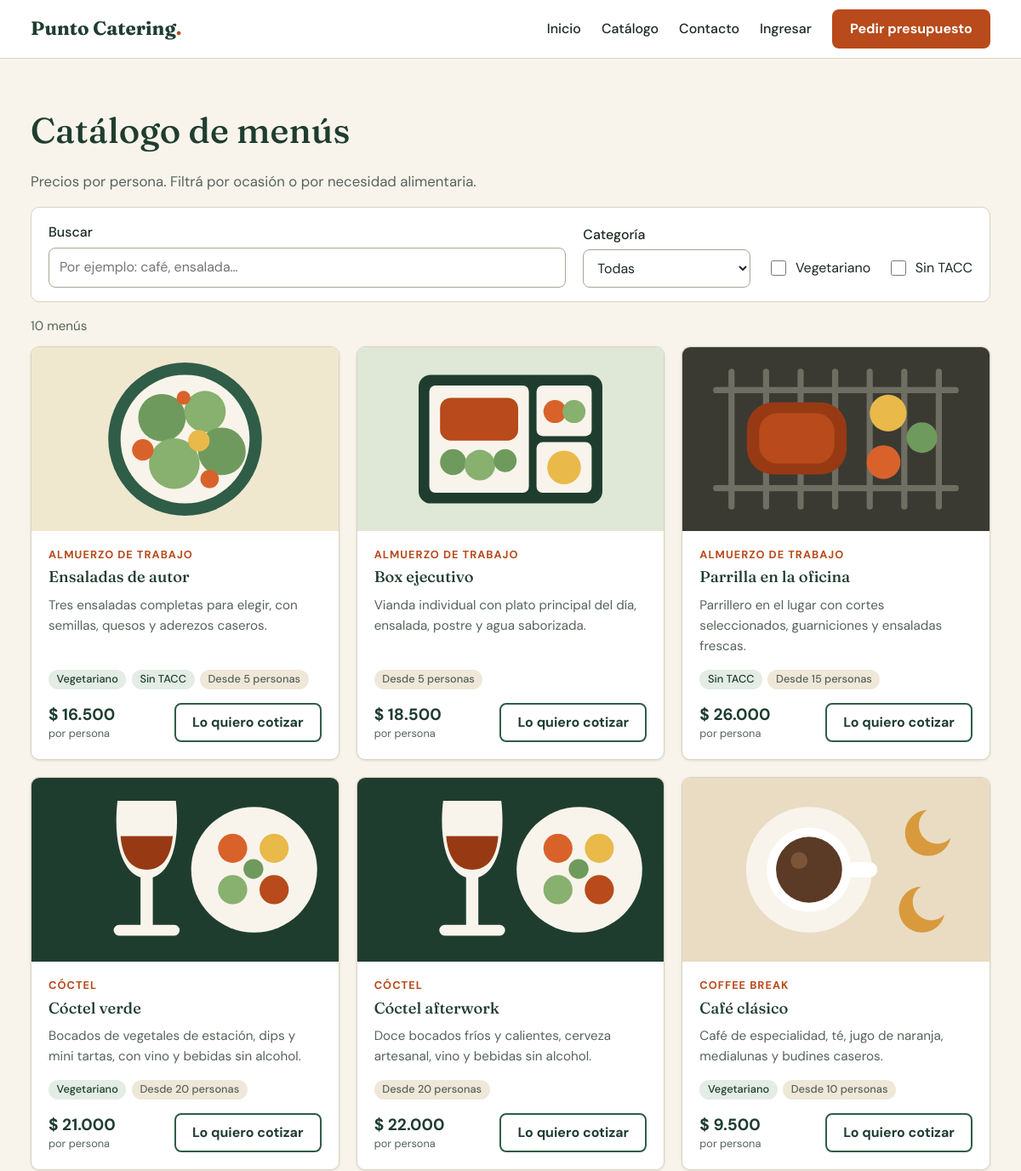
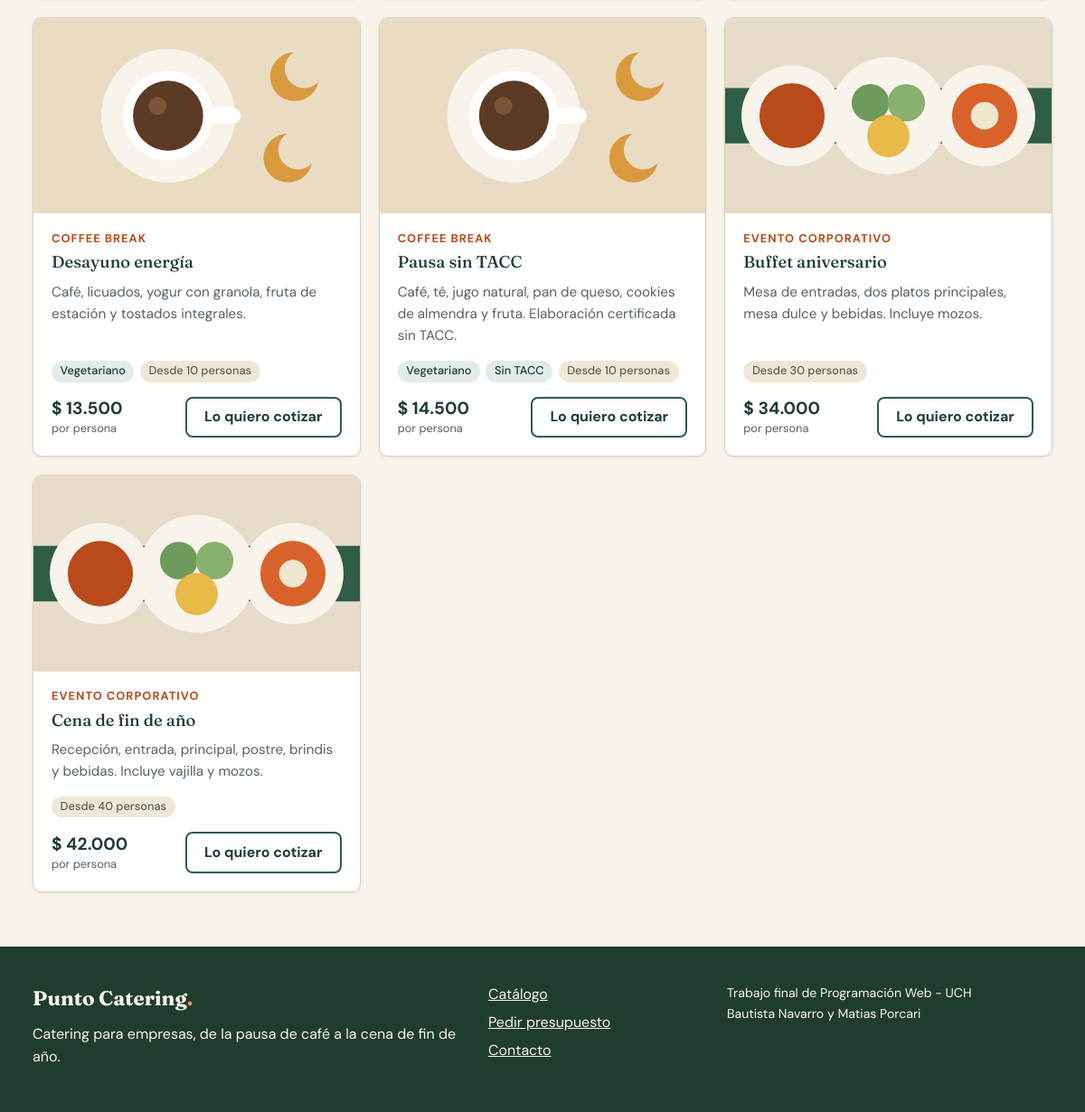
/catalogo.php, run on the app's committed database (2 pictures, top to bottom).
### tables this page shows
CREATE TABLE menus (
    id_menu             INT UNSIGNED AUTO_INCREMENT PRIMARY KEY,
    id_categoria        INT UNSIGNED NOT NULL,
    nombre              VARCHAR(100) NOT NULL,
    descripcion         VARCHAR(500) NOT NULL,
    precio_por_persona  DECIMAL(10, 2) NOT NULL,
    minimo_personas     INT UNSIGNED NOT NULL DEFAULT 1,
    es_vegetariano      TINYINT(1) NOT NULL DEFAULT 0,
    es_sin_tacc         TINYINT(1) NOT NULL DEFAULT 0,
    ilustracion         VARCHAR(30) NOT NULL DEFAULT 'buffet',   
    activo              TINYINT(1) NOT NULL DEFAULT 1,           
    CONSTRAINT fk_menus_categoria FOREIGN KEY (id_categoria)
        REFERENCES categorias (id_categoria) ON UPDATE CASCADE ON DELETE RESTRICT
);

CREATE TABLE categorias (
    id_categoria  INT UNSIGNED AUTO_INCREMENT PRIMARY KEY,
    nombre        VARCHAR(60) NOT NULL UNIQUE,
    descripcion   VARCHAR(255) NOT NULL DEFAULT ''
);

### includes/conexion.php (called while the page is built, shortened)
<?php
function obtener_conexion(): PDO
{
    static $conexion = null;
    if ($conexion === null) {
        $origen = 'mysql:host=' . BD_SERVIDOR . ';dbname=' . BD_NOMBRE . ';charset=utf8mb4';
        $conexion = new PDO($origen, BD_USUARIO, BD_CONTRASENA, [
            PDO::ATTR_ERRMODE => PDO::ERRMODE_EXCEPTION,
            PDO::ATTR_DEFAULT_FETCH_MODE => PDO::FETCH_ASSOC,
            PDO::ATTR_EMULATE_PREPARES => false,
        ]);
    }
    return $conexion;
}

### includes/funciones.php (called while the page is built, shortened)
<?php
function ruta_base(): string
{
    static $base = null;
    if ($base === null) {
        $raiz = str_replace('\\', '/', (string) realpath(__DIR__ . '/..'));
        $script = str_replace('\\', '/', (string) realpath($_SERVER['SCRIPT_FILENAME']));
        $relativa = substr($script, strlen($raiz));
        $base = substr($_SERVER['SCRIPT_NAME'], 0, -strlen($relativa));
    }
    return $base;
}
function url(string $ruta = ''): string
{
    return ruta_base() . '/' . ltrim($ruta, '/');
}
function escapar(mixed $valor): string
{
    return htmlspecialchars((string) $valor, ENT_QUOTES, 'UTF-8');
}
function formato_moneda(float|string|null $importe): string
{
    return '$ ' . number_format((float) $importe, 0, ',', '.');
}
function entero_de(array $origen, string $campo): int
{
    $valor = filter_var($origen[$campo] ?? null, FILTER_VALIDATE_INT, ['options' => ['min_range' => 1]]);
    return $valor === false ? 0 : $valor;
}

### includes/tarjeta_menu.php (the view, shortened to what this page needs)
<article class="tarjeta-menu">
    <img class="tarjeta-menu-imagen" src="<?= escapar(url('recursos/img/menus/' . $menu['ilustracion'] . '.svg')) ?>" alt="" width="400" height="240">
    <div class="tarjeta-menu-cuerpo">
        <p class="sobretitulo"><?= escapar($menu['categoria']) ?></p>
        <h3><?= escapar($menu['nombre']) ?></h3>
        <p class="tarjeta-menu-descripcion"><?= escapar($menu['descripcion']) ?></p>
        <ul class="lista-distintivos">
            <?php if ($menu['es_vegetariano']): ?><li class="distintivo">Vegetariano</li><?php endif; ?>
            <?php if ($menu['es_sin_tacc']): ?><li class="distintivo">Sin TACC</li><?php endif; ?>
            <li class="distintivo distintivo-neutro">Desde <?= (int) $menu['minimo_personas'] ?> personas</li>
        </ul>
        <div class="tarjeta-menu-pie">
            <p class="precio"><strong><?= formato_moneda($menu['precio_por_persona']) ?></strong> <span>por persona</span></p>
            <a class="boton boton-secundario" href="<?= escapar(url('presupuesto.php?menu=' . $menu['id_menu'])) ?>">Lo quiero cotizar</a>
        </div>
    </div>
</article>

### includes/catalogo.php (shortened to what this page needs)
<?php
function leer_filtros_catalogo(array $origen): array
{
    $texto = $origen['texto'] ?? '';
    return [
        'texto' => is_string($texto) ? trim($texto) : '',
        'categoria' => entero_de($origen, 'categoria'),
        'vegetariano' => isset($origen['vegetariano']),
        'sin_tacc' => isset($origen['sin_tacc']),
    ];
}
function buscar_menus(array $filtros): array
{
    $sql = 'SELECT m.*, c.nombre AS categoria
            FROM menus m
            INNER JOIN categorias c ON c.id_categoria = m.id_categoria
            WHERE m.activo = 1';
    $parametros = [];
    $consulta = obtener_conexion()->prepare($sql . ' ORDER BY c.nombre, m.precio_por_persona');
    $consulta->execute($parametros);
    return $consulta->fetchAll();
}
function tarjetas_de_menus(array $menus): string
{
    foreach ($menus as $menu) {
        require __DIR__ . '/tarjeta_menu.php';
    }
    return (string) ob_get_clean();
}

### recursos/css/estilos.css (style rules this page uses)
:root { --verde-profundo: #1f3d2f; --verde-medio: #2f5d47; --verde-suave: #e3ece5; --naranja: #b84a1b; --naranja-oscuro: #973a13; --crema: #f8f4eb; --crema-oscuro: #efe8d8; --blanco: #ffffff; --tinta: #1d2a23; --tinta-suave: #56635b; --borde: #d9d2c1; --rojo: #a32c20; --rojo-suave: #fbeae7; --verde-exito-suave: #e1f1e4; --ambar-suave: #fbf0d3; --ambar-texto: #6f4f00; --azul-suave: #e2ecf7; --azul-texto: #1d4c80; --gris-suave: #e9e9e6; --fuente-titulos: "Fraunces", Georgia, "Times New Roman", serif; --fuente-texto: "DM Sans", "Segoe UI", Arial, sans-serif; --radio: 10px; --sombra: 0 1px 3px rgba(31, 61, 47, 0.12); }
*, *::before, *::after { box-sizing: border-box; }
body { margin: 0; min-height: 100vh; display: flex; flex-direction: column; background: var(--crema); color: var(--tinta); font-family: var(--fuente-texto); font-size: 1rem; line-height: 1.6; }
h1, h2, h3 { margin: 0 0 0.5em; font-family: var(--fuente-titulos); font-weight: 500; line-height: 1.2; color: var(--verde-profundo); }
h3 { font-size: 1.15rem; }
p { margin: 0 0 1em; }
a { color: var(--naranja); }
img { max-width: 100%; height: auto; display: block; }
.sobretitulo { margin-bottom: 0.4em; font-size: 0.8rem; font-weight: 700; letter-spacing: 0.08em; text-transform: uppercase; color: var(--naranja); }
.boton { display: inline-block; padding: 0.65rem 1.2rem; border: 2px solid transparent; border-radius: 8px; font: inherit; font-weight: 700; line-height: 1.3; text-align: center; text-decoration: none; cursor: pointer; transition: background-color 0.15s ease, color 0.15s ease; }
.boton-secundario { border-color: var(--verde-medio); color: var(--verde-profundo); background: transparent; }
.tarjeta-menu { display: flex; flex-direction: column; overflow: hidden; background: var(--blanco); border: 1px solid var(--borde); border-radius: var(--radio); box-shadow: var(--sombra); }
.tarjeta-menu-imagen { width: 100%; aspect-ratio: 5 / 3; object-fit: cover; }
.tarjeta-menu-cuerpo { display: flex; flex: 1; flex-direction: column; padding: 1.1rem 1.25rem 1.25rem; }
.tarjeta-menu-descripcion { flex: 1; font-size: 0.95rem; color: var(--tinta-suave); }
.lista-distintivos { display: flex; flex-wrap: wrap; gap: 0.4rem; margin: 0 0 1rem; padding: 0; list-style: none; }
.distintivo { padding: 0.1rem 0.6rem; border-radius: 999px; background: var(--verde-suave); color: var(--verde-profundo); font-size: 0.8rem; font-weight: 500; }
.distintivo-neutro { background: var(--crema-oscuro); color: var(--tinta-suave); }
.tarjeta-menu-pie { display: flex; flex-wrap: wrap; align-items: center; justify-content: space-between; gap: 0.75rem; }
.precio { margin: 0; line-height: 1.2; }
.precio strong { display: block; font-size: 1.2rem; color: var(--verde-profundo); }
.precio span { font-size: 0.8rem; color: var(--tinta-suave); }

### data on the page
menus: ilustracion (picture), id_categoria.nombre "ALMUERZO DE TRABAJO", nombre "Ensaladas de autor", descripcion "Tres ensaladas completas para elegir, con semillas, quesos y aderezos caseros.", es_vegetariano "Vegetariano", es_sin_tacc "Sin TACC", minimo_personas "5", precio_por_persona "$ 16.500"
menus: ilustracion (picture), id_categoria.nombre "ALMUERZO DE TRABAJO", nombre "Box ejecutivo", descripcion "Vianda individual con plato principal del día, ensalada, postre y agua saborizada.", minimo_personas "5", precio_por_persona "$ 18.500"
menus: ilustracion (picture), id_categoria.nombre "ALMUERZO DE TRABAJO", nombre "Parrilla en la oficina", descripcion "Parrillero en el lugar con cortes seleccionados, guarniciones y ensaladas frescas.", es_sin_tacc "Sin TACC", minimo_personas "15", precio_por_persona "$ 26.000"
menus: ilustracion (picture), id_categoria.nombre "CÓCTEL", nombre "Cóctel verde", descripcion "Bocados de vegetales de estación, dips y mini tartas, con vino y bebidas sin alcohol.", es_vegetariano "Vegetariano", minimo_personas "20", precio_por_persona "$ 21.000"
menus: ilustracion (picture), id_categoria.nombre "CÓCTEL", nombre "Cóctel afterwork", descripcion "Doce bocados fríos y calientes, cerveza artesanal, vino y bebidas sin alcohol.", minimo_personas "20", precio_por_persona "$ 22.000"
menus: ilustracion (picture), id_categoria.nombre "COFFEE BREAK", nombre "Café clásico", descripcion "Café de especialidad, té, jugo de naranja, medialunas y budines caseros.", es_vegetariano "Vegetariano", minimo_personas "10", precio_por_persona "$ 9.500"
menus: ilustracion (picture), id_categoria.nombre "COFFEE BREAK", nombre "Desayuno energía", descripcion "Café, licuados, yogur con granola, fruta de estación y tostados integrales.", es_vegetariano "Vegetariano", minimo_personas "10", precio_por_persona "$ 13.500"
menus: ilustracion (picture), id_categoria.nombre "COFFEE BREAK", nombre "Pausa sin TACC", descripcion "Café, té, jugo natural, pan de queso, cookies de almendra y fruta. Elaboración certificada sin TACC.", es_vegetariano "Vegetariano", es_sin_tacc "Sin TACC", minimo_personas "10", precio_por_persona "$ 14.500"
menus: ilustracion (picture), id_categoria.nombre "EVENTO CORPORATIVO", nombre "Buffet aniversario", descripcion "Mesa de entradas, dos platos principales, mesa dulce y bebidas. Incluye mozos.", minimo_personas "30", precio_por_persona "$ 34.000"
menus: ilustracion (picture), id_categoria.nombre "EVENTO CORPORATIVO", nombre "Cena de fin de año", descripcion "Recepción, entrada, principal, postre, brindis y bebidas. Incluye vajilla y mozos.", minimo_personas "40", precio_por_persona "$ 42.000"

### other printed values
count($menus) "10"
